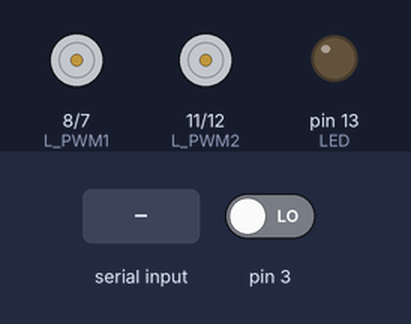
Recording of a sketch running on a simulated Arduino Mega 2560, built with avr-gcc and run on an emulated ATmega2560. Shown: motor-driver pin pairs drawn as motors (green arrow = first pin HIGH = forward, orange = second pin HIGH = backward, longer = more drive, scaled by the enable pin), output pins drawn as LEDs (lit = HIGH). The test bench sets the inputs (shaded band); at power-on: pin 3 LOW.

Above: at 1.2 s.
1.3 s: "5" received over the second serial link
At 2.5 s:
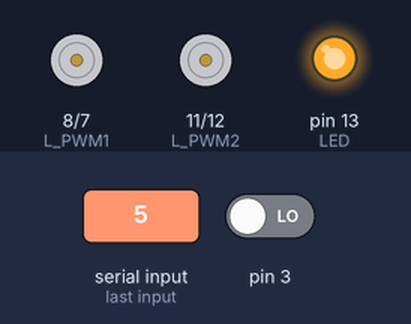
4.1 s: "1" received over the second serial link
At 5.3 s:
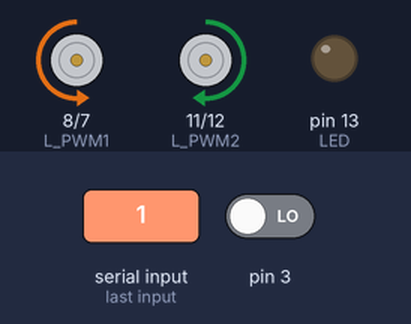
6.3 s: "2" received over the second serial link
At 7.9 s:
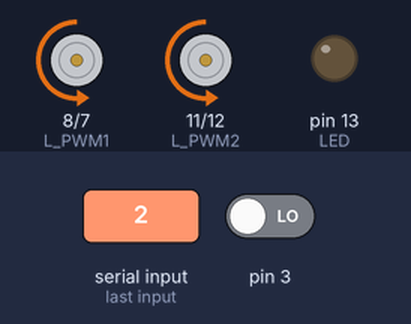
8.4 s: "3" received over the second serial link
At 10.3 s:
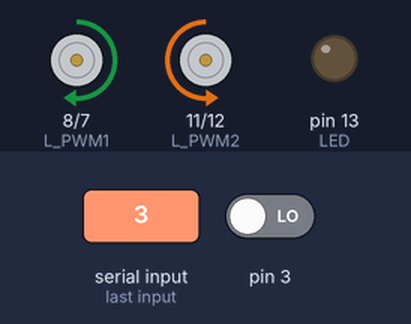
10.6 s: "4" received over the second serial link
At 11.9 s:
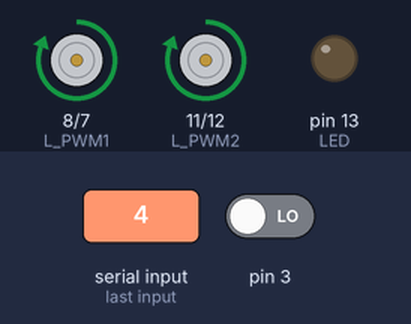
12.8 s: "6" received over the second serial link
At 13.43 s:
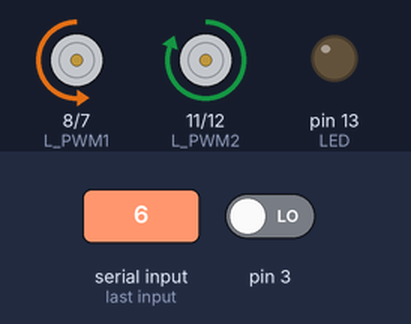
Timing chart, 0 to 15.8 s (numbered marks = the images above; inputs shaded):
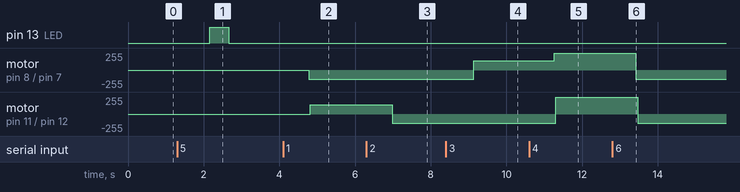

The sketch:

firmware.ino
```cpp
/*
 * Firmware for Arduino Mega 2560
 *
 * Thanks github.com/LoSk-p for the base source code and assembling
 */

const uint8_t EN1    = 6;       // pin for L_EN and R_EN drivers pins right side
const uint8_t L_PWM1 = 8;       // L_PWM drivers pin right side
const uint8_t R_PWM1 = 7;       // R_PWM dirvers pin right side
const uint8_t EN2    = 10;      // accordingly left side
const uint8_t L_PWM2 = 11;
const uint8_t R_PWM2 = 12;
const float rad = 0.06;          // Wheel radius, m
int val;
int LED = 13;
int times = 0;
int times_prev = 0;
int del;
float num_rev;      // count wheel rotations
float d = 0;


void move_forvard() {                              //2
    delay(40);
    digitalWrite(L_PWM1, LOW );
    digitalWrite(R_PWM1, HIGH);
    analogWrite (EN1,    140 );
    delay(40);
    digitalWrite(L_PWM2, LOW );
    digitalWrite(R_PWM2, HIGH);
    analogWrite (EN2,    140 );
}

void move_back() {                                 //4
    delay(40);
    digitalWrite(L_PWM1, HIGH);
    digitalWrite(R_PWM1, LOW );
    digitalWrite(EN1,    140 );
    delay(40);
    digitalWrite(L_PWM2, HIGH);
    digitalWrite(R_PWM2, LOW );
    digitalWrite(EN2,    140 );
}

void stop_move() {                                 //5
    delay(40);
    digitalWrite(L_PWM1, HIGH);
    digitalWrite(R_PWM1, HIGH);
    analogWrite (EN1,    140 );
    delay(40);
    digitalWrite(L_PWM2, HIGH);
    digitalWrite(R_PWM2, HIGH);
    analogWrite (EN2,    140 );
}

void turn_right() {                                 //3
    delay(40);
    digitalWrite(L_PWM2, LOW );    // Right side forward
    digitalWrite(R_PWM2, HIGH);
    analogWrite (EN2,    140 );
    delay(40);
    digitalWrite(L_PWM1, HIGH);    // Left side backwards
    digitalWrite(R_PWM1, LOW );
    analogWrite (EN1,    140 );
}

void turn_left() {                                   //1
    delay(40);
    digitalWrite(L_PWM1, LOW );    //Левые колеса вперед
    digitalWrite(R_PWM1, HIGH);
    analogWrite (EN1,    140 );
    delay(40);
    digitalWrite(L_PWM2, HIGH);    //Правые колеса назад
    digitalWrite(R_PWM2, LOW );
    analogWrite (EN2,    140 );

}

float dist() {  // distance from odometry
  int Htime;    // High pulse duration
  int Ltime;    // Low pulse duration
  float obs;    // rotations per second
  float fr;     // frequency
  float obor = 0;    // Rotations
  Htime = pulseIn(3,HIGH);
  Ltime = pulseIn(3,LOW);
  if (Htime != 0 && Ltime != 0) {
    fr = 100000/(Htime + Ltime);
  }else {
    fr = 0;
  }
  obs = fr/24;
  times_prev = times;
  times = millis();
  del = times - times_prev;
  obor = obor + obs*del/1000;
  return obor;
}

void setup() {
  Serial3.begin(9600);
  //Serial.begin(9600);
  pinMode(3,   INPUT);
  pinMode(LED, OUTPUT);
  pinMode(EN1,    OUTPUT);
  pinMode(L_PWM1, OUTPUT);
  pinMode(R_PWM1, OUTPUT);
  pinMode(EN2,    OUTPUT);
  pinMode(L_PWM2, OUTPUT);
  pinMode(R_PWM2, OUTPUT);
}

void loop() {
  float distanse;
  int dis;
  if (Serial3.available())  {
    val = Serial3.read();
    switch (val) {
      case '1':
        Serial3.println("Turning left");
        turn_left();
        break;
      case '2':
      Serial3.println("Moving forward");
        move_forvard();
        break;
      case '3':
      Serial3.println("Turning right");
        turn_right();
        break;
      case '4':
      Serial3.println("Moving back");
        move_back();
        break;
      case '5':
      Serial3.println("Stop");
        stop_move();
        digitalWrite(LED, HIGH);
        delay(500);
        digitalWrite(LED, LOW);
        break;
      case '6':
        d = 0;
        move_forvard();
        while (d < 2) {
          delay(40);
          d = d + 2*PI*rad*dist();
          //Serial3.println(d);
        }
        stop_move();
        Serial3.println("Done");
        delay(40);
        break;
      case 'w':              // forward for N meters
        d = 0;
        while (!Serial3.available());
        distanse = Serial3.read() - '0';
        Serial3.print("Moving forward ");
        Serial3.print(distanse);
        Serial3.println(" m");
        //dis = distanse.toInt();
        //Serial3.println(dis);
        move_forvard();
        while (d < distanse) {
          delay(40);
          d = d + 2*PI*rad*dist();
          //Serial3.println(d);
        }
        stop_move();
        Serial3.println("Done");
        delay(40);
        break;
      case 'a':                 // Turn left 2 - 45degrees; 4-90d; 8-180d
        d = 0;
        while (!Serial3.available());
        distanse = Serial3.read() - '0';
        Serial3.print("Turning left ");
        Serial3.println(distanse*22.5);
        //dis = distanse.toInt();
        //Serial3.println(dis);
        turn_left();
        while (d*5.714 < distanse) {
          delay(40);
          d = d + 2*PI*rad*dist();
          //Serial3.println(d);
        }
        stop_move();
        Serial3.println("Done");
        delay(40);
        break;
      case 'd':                 // Turn right 2 - 45; 4-90; 8 - 180
        d = 0;
        while (!Serial3.available());
        distanse = Serial3.read() - '0';
        Serial3.print("Turning right ");
        Serial3.println(distanse*22.5);
        //dis = distanse.toInt();
        //Serial3.println(dis);
        turn_right();
        while (d*5.714 < distanse) {
          delay(40);
          d = d + 2*PI*rad*dist();
          //Serial3.println(d);
        }
        stop_move();
        Serial3.println("Done");
        delay(40);
        break;
      case 's':              // Backwards for N meters
        d = 0;
        while (!Serial3.available());
        distanse = Serial3.read() - '0';
        Serial3.print("Moving back ");
        Serial3.print(distanse);
        Serial3.println(" m");
        //dis = distanse.toInt();
        //Serial3.println(dis);
        move_back();
        while (d < distanse) {
          delay(40);
          d = d + 2*PI*rad*dist();
        }
        stop_move();
        Serial3.println("Done");
        delay(40);
        break;
    }
  }
  delay(40);
  num_rev = num_rev + dist();
  //EEPROM.put(0, num_rev);
  delay(40);
}
```

Measured:
- after the input at 1.3 s, pin 13 (LED): LOW → HIGH after 0.86 s, → LOW 0.50 s later
- after the input at 4.1 s, motor on pin 8 (L_PWM1) / pin 7 (R_PWM1): stopped → backward 140/255 after 0.68 s; motor on pin 11 (L_PWM2) / pin 12 (R_PWM2): stopped → forward 140/255 after 0.72 s
- after the input at 6.3 s, motor on pin 11 (L_PWM2) / pin 12 (R_PWM2): forward 140/255 → backward 140/255 after 0.68 s
- after the input at 8.4 s, motor on pin 8 (L_PWM1) / pin 7 (R_PWM1): backward 140/255 → forward 140/255 after 0.74 s
- after the input at 10.6 s, motor on pin 8 (L_PWM1) / pin 7 (R_PWM1): forward 140/255 → forward 255/255 after 0.66 s; motor on pin 11 (L_PWM2) / pin 12 (R_PWM2): backward 140/255 → forward 255/255 after 0.70 s
- after the input at 12.8 s, motor on pin 8 (L_PWM1) / pin 7 (R_PWM1): forward 255/255 → backward 140/255 after 0.62 s; motor on pin 11 (L_PWM2) / pin 12 (R_PWM2): forward 255/255 → backward 140/255 after 0.66 s
